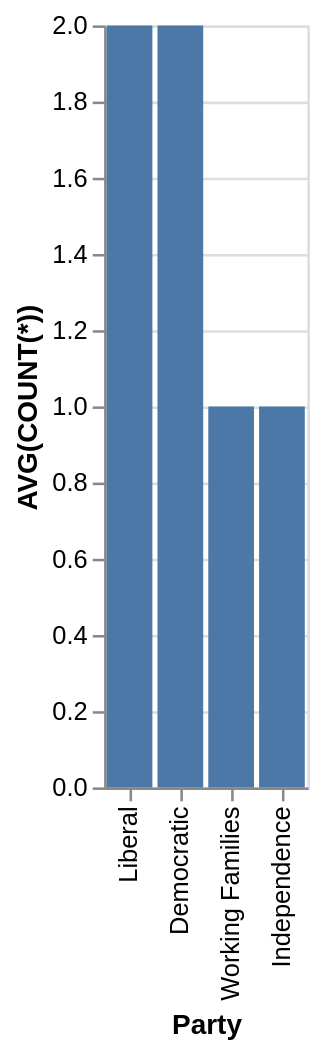

Here is the Vega-Lite specification saved for this chart:
### Vega-Lite specification from a JSON file in a GitHub repository (floating-point values rounded to 4 significant figures)
{"data": {"values": [{"x_data": "Liberal", "y_data": 2}, {"x_data": "Democratic", "y_data": 2}, {"x_data": "Working Families", "y_data": 1}, {"x_data": "Independence", "y_data": 1}]}, "mark": "bar", "encoding": {"x": {"field": "x_data", "type": "nominal", "title": "Party", "sort": {"op": "sum", "field": "y_data", "order": "descending"}}, "y": {"field": "y_data", "type": "quantitative", "title": "AVG(COUNT(*))"}}}
